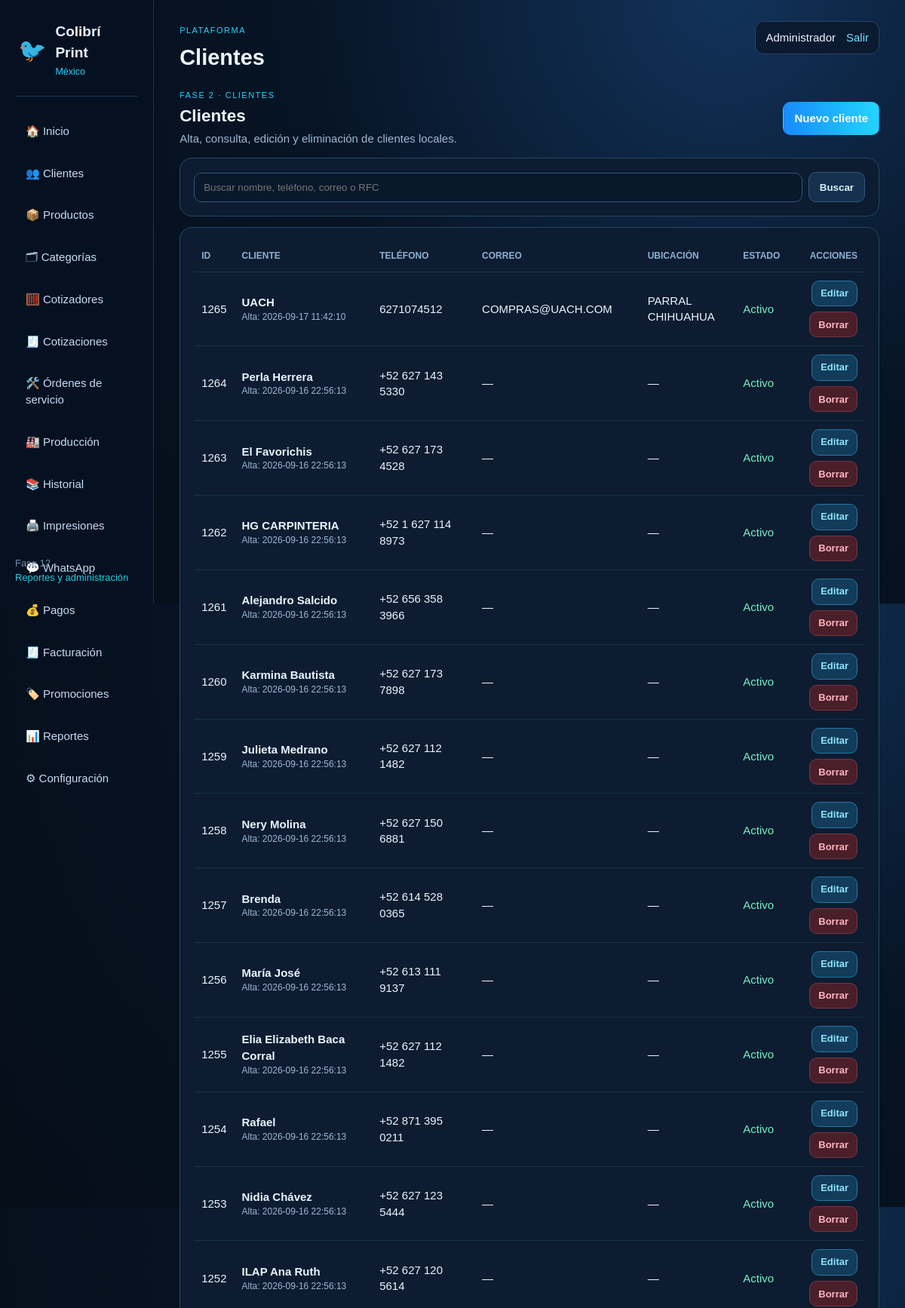
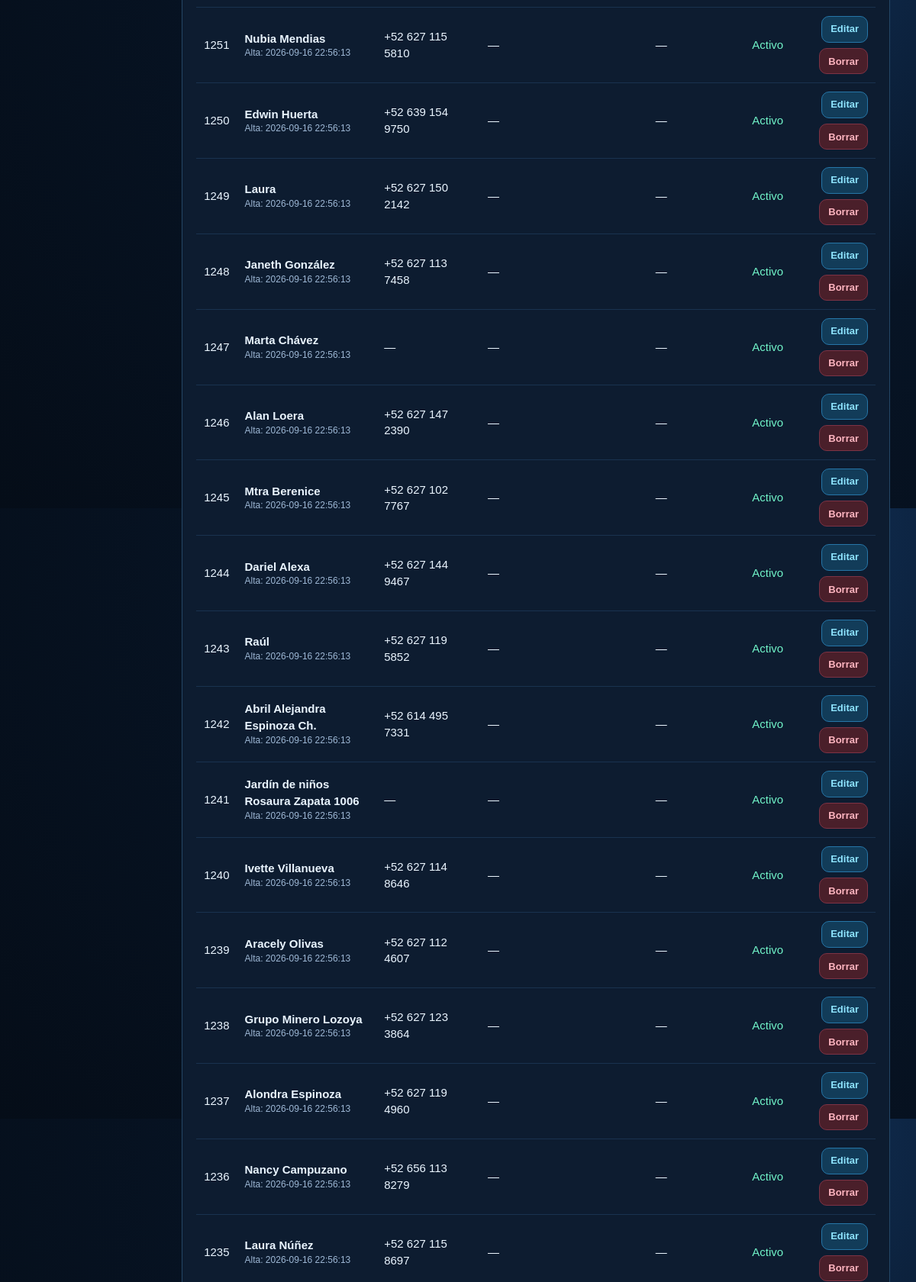
Screenshot of /admin/clientes.php (signed in, upper part) with the database file from the repository (2 pictures, top to bottom).
### tables this page shows
CREATE TABLE `cp_customers` (
  `id` int(10) UNSIGNED NOT NULL,
  `source_type` varchar(30) NOT NULL DEFAULT 'local',
  `source_id` int(10) UNSIGNED DEFAULT NULL,
  `name` varchar(190) NOT NULL,
  `email` varchar(190) DEFAULT NULL,
  `tax_number` varchar(80) DEFAULT NULL,
  `phone` varchar(80) DEFAULT NULL,
  `address` text,
  `city` varchar(120) DEFAULT NULL,
  `zip_code` varchar(20) DEFAULT NULL,
  `state` varchar(120) DEFAULT NULL,
  `country` varchar(10) DEFAULT 'MX',
  `notes` text,
  `enabled` tinyint(1) NOT NULL DEFAULT '1',
  `created_at` datetime NOT NULL,
  `updated_at` datetime NOT NULL
);

### config/runtime.php (called while the page is built, shortened)
<?php
function e(?string $value): string {
    return htmlspecialchars((string) $value, ENT_QUOTES, 'UTF-8');
}

### admin/clientes.php (the view, shortened to what this page needs)
<?php
require_once __DIR__ . '/../config/runtime.php';
require_once __DIR__ . '/../includes/actions.php';
$pdo = db();
$error = null;
$action = (string)($_GET['action'] ?? 'list');
$id = (int)($_GET['id'] ?? 0);
$q = trim((string)($_GET['q'] ?? ''));
$returnTo = trim((string)($_GET['return_to'] ?? $_POST['return_to'] ?? ''));
$emptyCustomer = [
    'name'=>'', 'email'=>'', 'tax_number'=>'', 'phone'=>'', 'address'=>'',
    'city'=>'', 'zip_code'=>'', 'state'=>'', 'country'=>'MX', 'notes'=>'', 'enabled'=>1
];
$customer = $emptyCustomer;
$rows = [];
if ($action === 'list') {
    try {
        if ($q !== '') {
            $stmt = $pdo->prepare('SELECT id,name,email,phone,city,state,enabled,created_at FROM cp_customers WHERE name LIKE ? OR phone LIKE ? OR email LIKE ? OR tax_number LIKE ? ORDER BY id DESC LIMIT 100');
            $like = '%' . $q . '%';
            $stmt->execute([$like,$like,$like,$like]);
            $rows = $stmt->fetchAll();
        } else {
            $rows = $pdo->query('SELECT id,name,email,phone,city,state,enabled,created_at FROM cp_customers ORDER BY id DESC LIMIT 100')->fetchAll();
        }
    } catch (Throwable $e) { $error = 'No se pudieron cargar los clientes: ' . $e->getMessage(); }
}
require __DIR__ . '/../includes/header.php';
?>
<?php if ($action === 'create' || $action === 'edit'): ?>
<div class="toolbar">
  <div class="toolbar-title"><span class="eyebrow">GESTIÓN DE CLIENTES</span><h2><?= $action === 'edit' ? 'Editar cliente' : 'Nuevo cliente' ?></h2><span class="muted">Los clientes de esta sección pertenecen a la nueva base de Colibrí Print.</span></div>
  <div class="toolbar-actions"><?=cancel_button('/admin/clientes.php' . ($q !== '' ? '?q=' . urlencode($q) : ''))?></div>
</div>
<?php if($error): ?><div class="notice danger" style="margin-bottom:14px"><?=e($error)?></div><?php endif; ?>
<div class="card form-card">
  <div class="section-label">Datos principales</div>
  <form method="post" autocomplete="off">
    <input type="hidden" name="_csrf" value="<?=e(csrf_token())?>">
    <input type="hidden" name="form_action" value="save">
    <input type="hidden" name="id" value="<?=e((string)$id)?>"><input type="hidden" name="return_to" value="<?=e($returnTo)?>">
    <div class="form-grid">
      <div class="field full"><label>Nombre / razón social <span class="required">*</span></label><input data-auto-focus type="text" name="name" maxlength="190" value="<?=e((string)$customer['name'])?>" required></div>
      <div class="field"><label>Correo electrónico</label><input type="email" name="email" maxlength="190" value="<?=e((string)$customer['email'])?>"></div>
      <div class="field"><label>Teléfono / WhatsApp</label><input type="text" name="phone" maxlength="80" value="<?=e((string)$customer['phone'])?>"></div>
      <div class="field"><label>RFC</label><input type="text" name="tax_number" maxlength="80" value="<?=e((string)$customer['tax_number'])?>"></div>
      <div class="field"><label>País</label><input type="text" name="country" maxlength="10" value="<?=e((string)$customer['country'])?>"></div>
      <div class="field full"><label>Dirección</label><input type="text" name="address" maxlength="500" value="<?=e((string)$customer['address'])?>"></div>
      <div class="field"><label>Ciudad</label><input type="text" name="city" maxlength="120" value="<?=e((string)$customer['city'])?>"></div>
      <div class="field"><label>Estado</label><input type="text" name="state" maxlength="120" value="<?=e((string)$customer['state'])?>"></div>
      <div class="field"><label>Código postal</label><input type="text" name="zip_code" maxlength="20" value="<?=e((string)$customer['zip_code'])?>"></div>
      <div class="field"><label>Estado del cliente</label><label style="display:flex;align-items:center;gap:8px"><input type="checkbox" name="enabled" value="1" <?=((int)$customer['enabled']===1?'checked':'')?> style="width:auto"> Cliente activo</label></div>
      <div class="field full"><label>Notas internas</label><textarea name="notes" rows="4" style="width:100%;box-sizing:border-box;padding:11px 12px;border-radius:10px;border:1px solid #31577e;background:#09182b;color:#eef7ff;resize:vertical"><?=e((string)$customer['notes'])?></textarea></div>
    </div>
    <div class="form-actions"><?=cancel_button('/admin/clientes.php' . ($q !== '' ? '?q=' . urlencode($q) : ''))?><?=save_button($action === 'edit' ? 'Guardar cambios' : 'Crear cliente')?></div>
  </form>
</div>
<?php else: ?>
<div class="toolbar">
  <div class="toolbar-title"><span class="eyebrow">FASE 2 · CLIENTES</span><h2>Clientes</h2><span class="muted">Alta, consulta, edición y eliminación de clientes locales.</span></div>
  <div class="toolbar-actions"><?=action_button('Nuevo cliente','/admin/clientes.php?action=create','btn')?> </div>
</div>
<div class="card" style="margin-bottom:14px"><form class="search-form" method="get"><input type="search" name="q" value="<?=e($q)?>" placeholder="Buscar nombre, teléfono, correo o RFC"><button class="btn btn-secondary" type="submit">Buscar</button><?php if($q!==''): ?><?=cancel_button('/admin/clientes.php')?><?php endif; ?></form></div>
<div class="card table-wrap"><table class="table"><thead><tr><th>ID</th><th>Cliente</th><th>Teléfono</th><th>Correo</th><th>Ubicación</th><th>Estado</th><th class="actions-cell">Acciones</th></tr></thead><tbody>
<?php foreach($rows as $r): ?><tr><td><?=e((string)$r['id'])?></td><td><strong><?=e($r['name'])?></strong><div class="muted" style="font-size:12px">Alta: <?=e((string)$r['created_at'])?></div></td><td><?=e($r['phone'] ?: '—')?></td><td><?=e($r['email'] ?: '—')?></td><td><?=e(trim(($r['city']??'').' '.($r['state']??'')) ?: '—')?></td><td class="<?=((int)$r['enabled']===1?'status-active':'status-inactive')?>"><?=((int)$r['enabled']===1?'Activo':'Inactivo')?></td><td class="actions-cell"><div class="actions"><?=edit_button('/admin/clientes.php?action=edit&id='.(int)$r['id'].($q!==''?'&q='.urlencode($q):''))?><form method="post" style="display:inline;margin:0"><input type="hidden" name="_csrf" value="<?=e(csrf_token())?>"><input type="hidden" name="form_action" value="delete"><input type="hidden" name="id" value="<?=e((string)$r['id'])?>"><button type="submit" class="btn btn-sm btn-delete" data-confirm="¿Borrar a <?=e($r['name'])?>? Esta acción no se puede deshacer.">Borrar</button></form></div></td></tr><?php endforeach; ?>
</tbody></table></div>
<?php endif; ?>
<?php require __DIR__ . '/../includes/footer.php'; ?>

### includes/actions.php (shortened to what this page needs)
<?php
function action_button(string $label, string $url, string $class = 'btn btn-sm btn-secondary', string $title = ''): string {
    $titleAttr = $title !== '' ? ' title="' . e($title) . '"' : '';
    return '<a class="' . e($class) . '" href="' . e($url) . '"' . $titleAttr . '>' . e($label) . '</a>';
}
function edit_button(string $url): string {
    return action_button('Editar', $url, 'btn btn-sm btn-edit', 'Editar registro');
}

### assets/css/app.css (style rules this page uses)
:root { --bg:#071425;--panel:#0d1c30;--panel2:#11253e;--border:#244665;--text:#eaf5ff;--muted:#9eb8d5;--cyan:#22d5ff;--blue:#188bff;--green:#0dd6a0;--pink:#db36f5;--shadow:0 20px 50px #0006 }
* { box-sizing:border-box }
body { margin:0;background:radial-gradient(circle at 80% 0,#12325a 0,#071425 45%,#050d18 100%);color:var(--text);font:15px/1.45 Arial,sans-serif }
.eyebrow { font-size:11px;color:var(--cyan);letter-spacing:1.5px }
.card { background:var(--panel);border:1px solid var(--border);border-radius:16px;padding:18px }
.muted { color:var(--muted) }
.table { width:100%;border-collapse:collapse }
.table th,.table td { padding:11px 10px;border-bottom:1px solid #19324f;text-align:left }
.table th { color:#8db1d5;font-size:12px;text-transform:uppercase }
input,select { width:100%;padding:11px 12px;border-radius:10px;border:1px solid #31577e;background:#09182b;color:#eef7ff }
button,.btn { display:inline-block;border:0;border-radius:10px;padding:11px 15px;background:linear-gradient(90deg,var(--blue),var(--cyan));color:#fff;font-weight:700;text-decoration:none;cursor:pointer }
.btn { display:inline-flex;align-items:center;justify-content:center;gap:7px;min-height:40px;padding:10px 14px;border:1px solid transparent;border-radius:10px;background:linear-gradient(90deg,var(--blue),var(--cyan));color:#fff;font-weight:700;text-decoration:none;cursor:pointer;transition:transform .15s ease,filter .15s ease,background .15s ease }
.btn-sm { min-height:34px;padding:7px 11px;font-size:13px }
.btn-secondary { background:#16314e;border-color:#31577e;color:#dceeff }
.btn-edit { background:#123c59;border-color:#2676a8;color:#8ee4ff }
.btn-delete { background:#4a1f2a;border-color:#7d3345;color:#ffb5c0 }
.actions { display:flex;align-items:center;justify-content:flex-end;gap:7px;flex-wrap:wrap }
.toolbar { display:flex;align-items:center;justify-content:space-between;gap:14px;flex-wrap:wrap;margin:22px 0 14px }
.toolbar .toolbar-title { display:flex;flex-direction:column;gap:3px }
.toolbar h2 { margin:0 }
.toolbar-actions { display:flex;align-items:center;gap:8px;flex-wrap:wrap }
.table .actions-cell { white-space:nowrap;text-align:right }
.status-active { color:#70f2c7 }
.search-form { display:flex;gap:8px;align-items:center }
.search-form input { min-width:280px }

### rows the page displays
cp_customers: id "1265", name "UACH", created_at "2026-09-17 11:42:10", phone "6271074512", email "COMPRAS@UACH.COM", city+state "PARRAL CHIHUAHUA", enabled "Activo"
cp_customers: id "1264", name "Perla Herrera", created_at "2026-09-16 22:56:13", phone "+52 627 143 5330", email "—", city+state "—", enabled "Activo"
cp_customers: id "1263", name "El Favorichis", created_at "2026-09-16 22:56:13", phone "+52 627 173 4528", email "—", city+state "—", enabled "Activo"
cp_customers: id "1262", name "HG CARPINTERIA", created_at "2026-09-16 22:56:13", phone "+52 1 627 114 8973", email "—", city+state "—", enabled "Activo"
cp_customers: id "1261", name "Alejandro Salcido", created_at "2026-09-16 22:56:13", phone "+52 656 358 3966", email "—", city+state "—", enabled "Activo"
cp_customers: id "1260", name "Karmina Bautista", created_at "2026-09-16 22:56:13", phone "+52 627 173 7898", email "—", city+state "—", enabled "Activo"
cp_customers: id "1259", name "Julieta Medrano", created_at "2026-09-16 22:56:13", phone "+52 627 112 1482", email "—", city+state "—", enabled "Activo"
cp_customers: id "1258", name "Nery Molina", created_at "2026-09-16 22:56:13", phone "+52 627 150 6881", email "—", city+state "—", enabled "Activo"
cp_customers: id "1257", name "Brenda", created_at "2026-09-16 22:56:13", phone "+52 614 528 0365", email "—", city+state "—", enabled "Activo"
cp_customers: id "1256", name "María José", created_at "2026-09-16 22:56:13", phone "+52 613 111 9137", email "—", city+state "—", enabled "Activo"
cp_customers: id "1255", name "Elia Elizabeth Baca Corral", created_at "2026-09-16 22:56:13", phone "+52 627 112 1482", email "—", city+state "—", enabled "Activo"
cp_customers: id "1254", name "Rafael", created_at "2026-09-16 22:56:13", phone "+52 871 395 0211", email "—", city+state "—", enabled "Activo"
cp_customers: id "1253", name "Nidia Chávez", created_at "2026-09-16 22:56:13", phone "+52 627 123 5444", email "—", city+state "—", enabled "Activo"
cp_customers: id "1252", name "ILAP Ana Ruth", created_at "2026-09-16 22:56:13", phone "+52 627 120 5614", email "—", city+state "—", enabled "Activo"
cp_customers: id "1251", name "Nubia Mendias", created_at "2026-09-16 22:56:13", phone "+52 627 115 5810", email "—", city+state "—", enabled "Activo"
cp_customers: id "1250", name "Edwin Huerta", created_at "2026-09-16 22:56:13", phone "+52 639 154 9750", email "—", city+state "—", enabled "Activo"
cp_customers: id "1249", name "Laura", created_at "2026-09-16 22:56:13", phone "+52 627 150 2142", email "—", city+state "—", enabled "Activo"
cp_customers: id "1248", name "Janeth González", created_at "2026-09-16 22:56:13", phone "+52 627 113 7458", email "—", city+state "—", enabled "Activo"
cp_customers: id "1247", name "Marta Chávez", created_at "2026-09-16 22:56:13", phone "—", email "—", city+state "—", enabled "Activo"
cp_customers: id "1246", name "Alan Loera", created_at "2026-09-16 22:56:13", phone "+52 627 147 2390", email "—", city+state "—", enabled "Activo"
cp_customers: id "1245", name "Mtra Berenice", created_at "2026-09-16 22:56:13", phone "+52 627 102 7767", email "—", city+state "—", enabled "Activo"
cp_customers: id "1244", name "Dariel Alexa", created_at "2026-09-16 22:56:13", phone "+52 627 144 9467", email "—", city+state "—", enabled "Activo"
cp_customers: id "1243", name "Raúl", created_at "2026-09-16 22:56:13", phone "+52 627 119 5852", email "—", city+state "—", enabled "Activo"
cp_customers: id "1242", name "Abril Alejandra Espinoza Ch.", created_at "2026-09-16 22:56:13", phone "+52 614 495 7331", email "—", city+state "—", enabled "Activo"
cp_customers: id "1241", name "Jardín de niños Rosaura Zapata 1006", created_at "2026-09-16 22:56:13", phone "—", email "—", city+state "—", enabled "Activo"
cp_customers: id "1240", name "Ivette Villanueva", created_at "2026-09-16 22:56:13", phone "+52 627 114 8646", email "—", city+state "—", enabled "Activo"
cp_customers: id "1239", name "Aracely Olivas", created_at "2026-09-16 22:56:13", phone "+52 627 112 4607", email "—", city+state "—", enabled "Activo"
cp_customers: id "1238", name "Grupo Minero Lozoya", created_at "2026-09-16 22:56:13", phone "+52 627 123 3864", email "—", city+state "—", enabled "Activo"
cp_customers: id "1237", name "Alondra Espinoza", created_at "2026-09-16 22:56:13", phone "+52 627 119 4960", email "—", city+state "—", enabled "Activo"
cp_customers: id "1236", name "Nancy Campuzano", created_at "2026-09-16 22:56:13", phone "+52 656 113 8279", email "—", city+state "—", enabled "Activo"
cp_customers: id "1235", name "Laura Núñez", created_at "2026-09-16 22:56:13", phone "+52 627 115 8697", email "—", city+state "—", enabled "Activo"

### other values shown
$title "Clientes"
$user['name'] "Administrador"
$label "Nuevo cliente"
